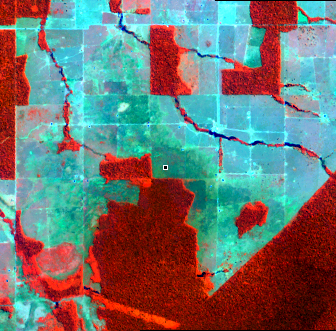
#> input picture src/server/bin/158_landsat_8_2014-08-23_seco-geo-ref.png, 336 x 331 px
$ python enhance_img_clahe.py 158_landsat_8_2014-08-23_seco-geo-ref.png
#> lines starting #> are read from the running program, lines starting #| are printed output that depends on the picture
#> in read_img, img is the input picture: shape (331, 336, 3); mean B, G, R 113.4, 117.1, 112.5
import numpy as np
import cv2
import sys

def adjust_gamma(image, gamma=1.0):
    invGamma = 1.0 / gamma
    table = np.array([((i / 255.0) ** invGamma) * 255
        for i in np.arange(0, 256)]).astype("uint8")
    return cv2.LUT(image, table)

def enhance_img(data):
    # Verifica se a imagem tem 3 canais
    if data is None:
        raise ValueError("Input image is empty or could not be loaded.")
    if len(data.shape) != 3 or data.shape[2] != 3:
        raise ValueError(f"Expected a 3-channel image, but got shape: {data.shape}")

    r, g, b = cv2.split(data)
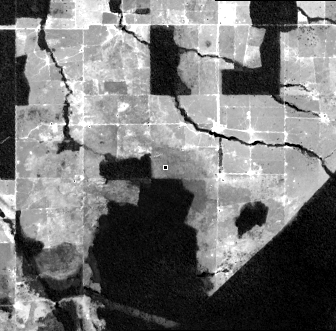
#> g: shape (331, 336); min 0, max 255, mean 117.1
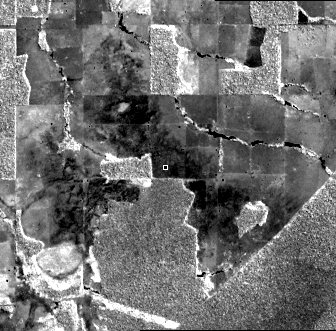
#> b: shape (331, 336); min 0, max 255, mean 112.5

    claheSmall = cv2.createCLAHE(clipLimit=4.0, tileGridSize=(8,8))
    claheBig = cv2.createCLAHE(clipLimit=10.0, tileGridSize=(8,8))

    rl = claheBig.apply(r)
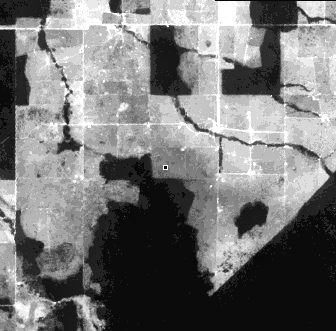
#> rl: shape (331, 336); min 2, max 255, mean 118.7
    gl = claheSmall.apply(g)
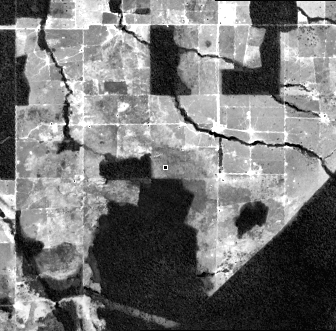
#> gl: shape (331, 336); min 1, max 255, mean 118.4
    bl = claheBig.apply(b)
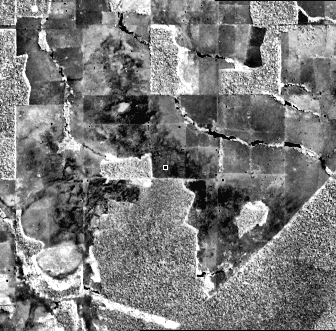
#> bl: shape (331, 336); min 1, max 255, mean 123.1
    limg = cv2.merge((rl, gl, bl))
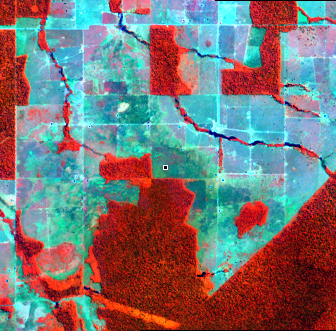
#> limg: shape (331, 336, 3); mean B, G, R 118.7, 118.4, 123.1
    limg = adjust_gamma(limg, 1.5)
#> in adjust_gamma, `return cv2.LUT(image, table)`:
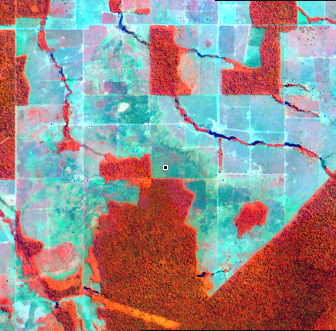
#> returned value: shape (331, 336, 3); mean of channels 0, 1, 2 141.4, 143.1, 152.1; drawn as B, G, R

    return limg

def read_img(filename):
    img = cv2.imread(filename)
    if img is None:
        print(f"Error: Unable to load image from {filename}")
    return img

def write_img(filename, data):
    cv2.imwrite(filename, data)

if __name__ == "__main__":
    if len(sys.argv) != 2:
        print("Usage: python enhance_img_clahe.py <image_file>")
        sys.exit(1)

    filename1 = sys.argv[1]

    # Carrega a imagem
    data1 = read_img(filename1)
    if data1 is None:
        sys.exit(1)

    # Tenta melhorar a imagem
    try:
        data1 = enhance_img(data1)
        # Salva a imagem melhorada
        write_img(filename1, data1)
    except ValueError as e:
        # Ignora o erro e não faz nada
        pass
